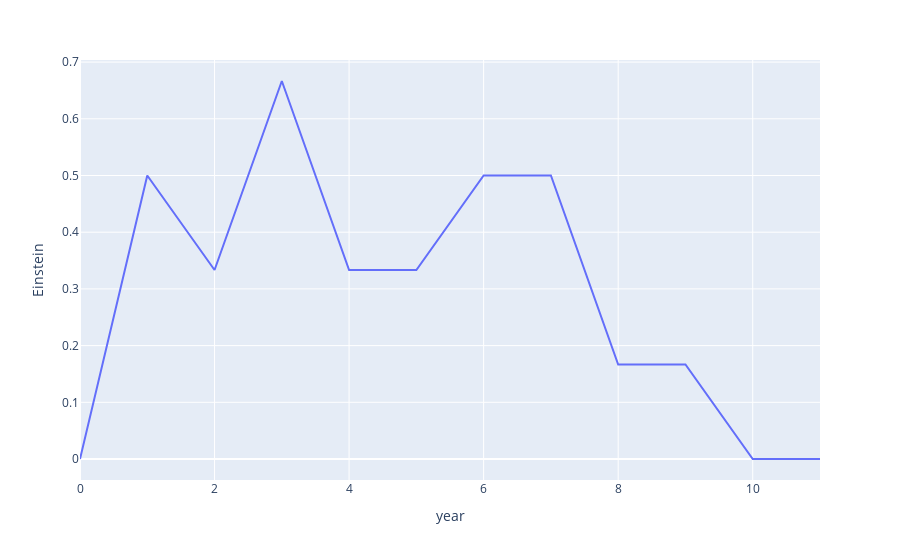
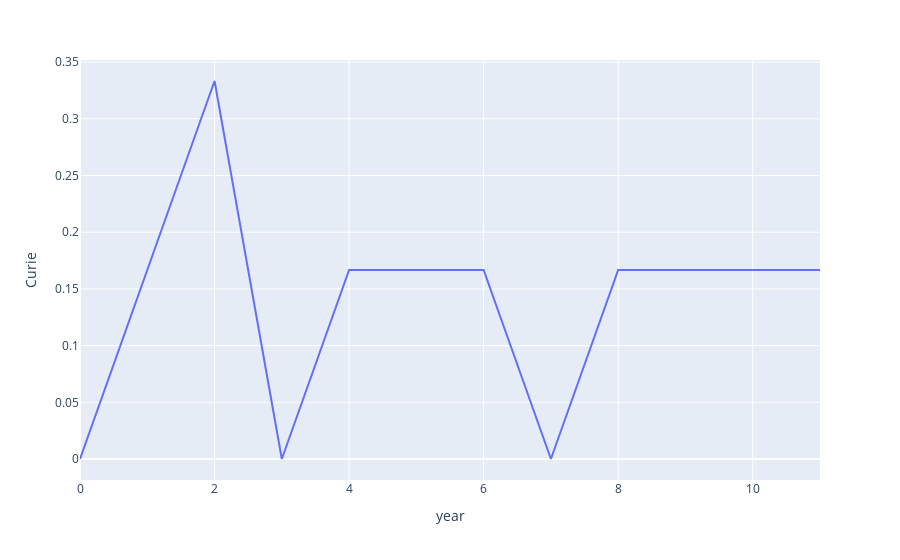
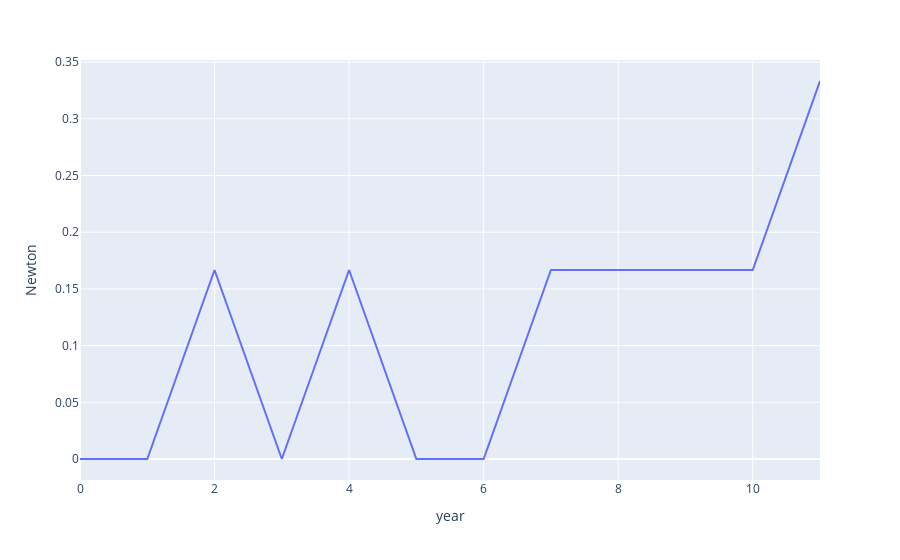
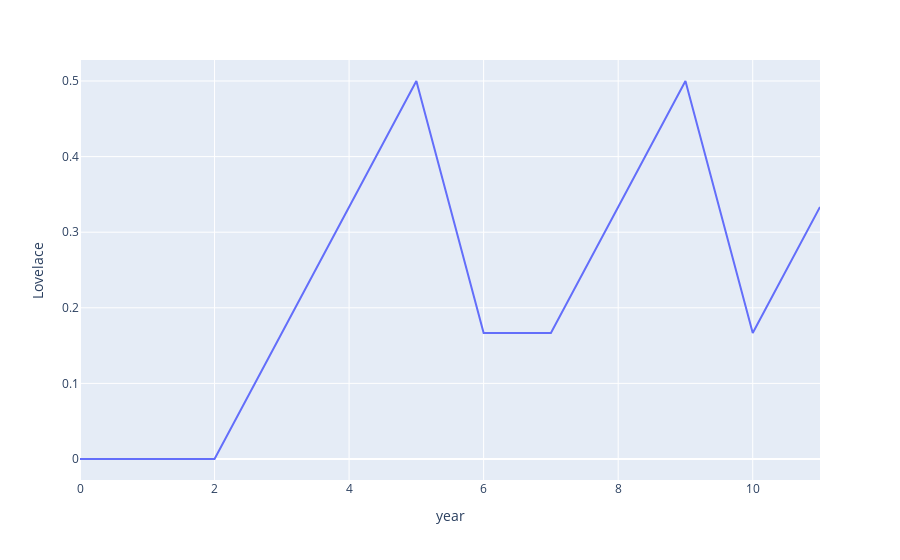

The cell these charts' notebook holds for them, in order:
### Code cell
for scientist in returns_over_time.columns[1:]:
    fig = px.line(returns_over_time, x="year", y=scientist)
    fig.show()

### Figure 1 — Plotly figure (JSON) as saved in the notebook; plotly's stock layout.template omitted (floating-point values rounded to 4 significant figures)
{"data": [{"hovertemplate": "year=%{x}<br>Einstein=%{y}<extra></extra>", "legendgroup": "", "line": {"color": "#636efa", "dash": "solid"}, "marker": {"symbol": "circle"}, "mode": "lines", "name": "", "orientation": "v", "showlegend": false, "type": "scatter", "x": [0, 1, 2, 3, 4, 5, 6, 7, 8, 9, 10, 11], "xaxis": "x", "y": [0, 0.5, 0.3333, 0.6667, 0.3333, 0.3333, 0.5, 0.5, 0.1667, 0.1667, 0, 0], "yaxis": "y"}], "layout": {"legend": {"tracegroupgap": 0}, "margin": {"t": 60}, "xaxis": {"anchor": "y", "domain": [0, 1], "title": {"text": "year"}}, "yaxis": {"anchor": "x", "domain": [0, 1], "title": {"text": "Einstein"}}}}

### Figure 2 — Plotly figure (JSON) as saved in the notebook; plotly's stock layout.template omitted (floating-point values rounded to 4 significant figures)
{"data": [{"hovertemplate": "year=%{x}<br>Curie=%{y}<extra></extra>", "legendgroup": "", "line": {"color": "#636efa", "dash": "solid"}, "marker": {"symbol": "circle"}, "mode": "lines", "name": "", "orientation": "v", "showlegend": false, "type": "scatter", "x": [0, 1, 2, 3, 4, 5, 6, 7, 8, 9, 10, 11], "xaxis": "x", "y": [0, 0.1667, 0.3333, 0, 0.1667, 0.1667, 0.1667, 0, 0.1667, 0.1667, 0.1667, 0.1667], "yaxis": "y"}], "layout": {"legend": {"tracegroupgap": 0}, "margin": {"t": 60}, "xaxis": {"anchor": "y", "domain": [0, 1], "title": {"text": "year"}}, "yaxis": {"anchor": "x", "domain": [0, 1], "title": {"text": "Curie"}}}}

### Figure 3 — Plotly figure (JSON) as saved in the notebook; plotly's stock layout.template omitted (floating-point values rounded to 4 significant figures)
{"data": [{"hovertemplate": "year=%{x}<br>Newton=%{y}<extra></extra>", "legendgroup": "", "line": {"color": "#636efa", "dash": "solid"}, "marker": {"symbol": "circle"}, "mode": "lines", "name": "", "orientation": "v", "showlegend": false, "type": "scatter", "x": [0, 1, 2, 3, 4, 5, 6, 7, 8, 9, 10, 11], "xaxis": "x", "y": [0, 0, 0.1667, 0, 0.1667, 0, 0, 0.1667, 0.1667, 0.1667, 0.1667, 0.3333], "yaxis": "y"}], "layout": {"legend": {"tracegroupgap": 0}, "margin": {"t": 60}, "xaxis": {"anchor": "y", "domain": [0, 1], "title": {"text": "year"}}, "yaxis": {"anchor": "x", "domain": [0, 1], "title": {"text": "Newton"}}}}

### Figure 4 — Plotly figure (JSON) as saved in the notebook; plotly's stock layout.template omitted (floating-point values rounded to 4 significant figures)
{"data": [{"hovertemplate": "year=%{x}<br>Lovelace=%{y}<extra></extra>", "legendgroup": "", "line": {"color": "#636efa", "dash": "solid"}, "marker": {"symbol": "circle"}, "mode": "lines", "name": "", "orientation": "v", "showlegend": false, "type": "scatter", "x": [0, 1, 2, 3, 4, 5, 6, 7, 8, 9, 10, 11], "xaxis": "x", "y": [0, 0, 0, 0.1667, 0.3333, 0.5, 0.1667, 0.1667, 0.3333, 0.5, 0.1667, 0.3333], "yaxis": "y"}], "layout": {"legend": {"tracegroupgap": 0}, "margin": {"t": 60}, "xaxis": {"anchor": "y", "domain": [0, 1], "title": {"text": "year"}}, "yaxis": {"anchor": "x", "domain": [0, 1], "title": {"text": "Lovelace"}}}}
